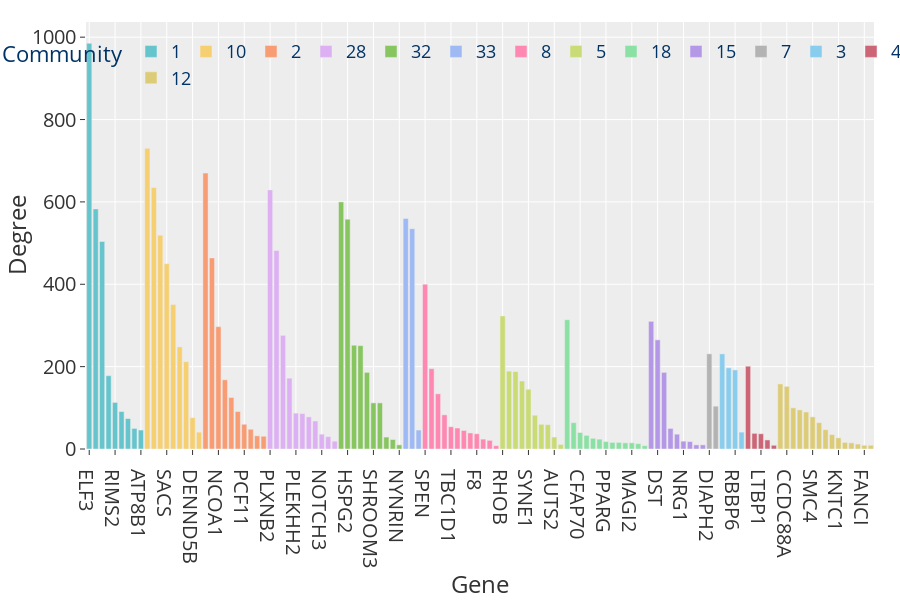

Write notebook code for a chart like this one.
### Code cell
col = "degree_t"
sel_com_genes["degree_t"] = network_stats["degree_t"]
sel_com_genes.sort_values(by="degree_t", ascending=False, inplace=True)
sel_com_genes["max_b"] = sel_com_genes["max_b"].astype(str)
colors = px.colors.qualitative.Pastel + px.colors.qualitative.Safe
fig = px.bar(sel_com_genes.reset_index(names="gene"), x="gene", y=col, color="max_b", color_discrete_sequence=colors)
fig = fig.update_layout(
    title="",
    legend=dict(
        title="Community",
        orientation="h",
        yanchor="middle",
        xanchor="center",
        y=0.90,
        x=0.5,
        bgcolor="rgba(0,0,0,0)",
        font=dict(size=18, color="#003366"),
    ),
    yaxis=dict(tickfont=dict(size=20), title="Degree"),
    xaxis=dict(tickfont=dict(size=20), title="Gene"),
    font=dict(size=20),
    height=600,
)

## To show more genes
# fig.update_layout(
#     xaxis=dict(tickmode="linear", tick0=0, dtick=1),
# )
save_fig(name="SmallCom_gene", fig=fig, base_path=figures_path, width=1300, height=600, margin=0.02)

### Figure 1 — Plotly figure (JSON) as saved in the notebook; plotly's stock layout.template omitted (floating-point values rounded to 4 significant figures)
{"data": [{"alignmentgroup": "True", "hovertemplate": "max_b=1<br>gene=%{x}<br>degree_t=%{y}<extra></extra>", "legendgroup": "1", "marker": {"color": "rgb(102, 197, 204)", "pattern": {"shape": ""}}, "name": "1", "offsetgroup": "1", "orientation": "v", "showlegend": true, "textposition": "auto", "type": "bar", "x": ["ELF3", "CHD2", "KLF5", "ABCC5", "RIMS2", "EPHA2", "AKAP13", "TIAM1", "ATP8B1"], "xaxis": "x", "y": [985, 583, 504, 178, 113, 91, 74, 50, 46], "yaxis": "y"}, {"alignmentgroup": "True", "hovertemplate": "max_b=10<br>gene=%{x}<br>degree_t=%{y}<extra></extra>", "legendgroup": "10", "marker": {"color": "rgb(246, 207, 113)", "pattern": {"shape": ""}}, "name": "10", "offsetgroup": "10", "orientation": "v", "showlegend": true, "textposition": "auto", "type": "bar", "x": ["COL7A1", "MYH10", "FN1", "SACS", "PRKDC", "LAMA3", "SF3B3", "DENND5B", "RASAL2"], "xaxis": "x", "y": [730, 635, 519, 450, 351, 248, 212, 76, 41], "yaxis": "y"}, {"alignmentgroup": "True", "hovertemplate": "max_b=2<br>gene=%{x}<br>degree_t=%{y}<extra></extra>", "legendgroup": "2", "marker": {"color": "rgb(248, 156, 116)", "pattern": {"shape": ""}}, "name": "2", "offsetgroup": "2", "orientation": "v", "showlegend": true, "textposition": "auto", "type": "bar", "x": ["AHR", "CREBBP", "NCOA1", "TACC2", "PAN2", "TP53BP2", "PCF11", "ITSN2", "ACACB", "DOT1L"], "xaxis": "x", "y": [670, 464, 297, 168, 125, 91, 60, 48, 32, 31], "yaxis": "y"}, {"alignmentgroup": "True", "hovertemplate": "max_b=28<br>gene=%{x}<br>degree_t=%{y}<extra></extra>", "legendgroup": "28", "marker": {"color": "rgb(220, 176, 242)", "pattern": {"shape": ""}}, "name": "28", "offsetgroup": "28", "orientation": "v", "showlegend": true, "textposition": "auto", "type": "bar", "x": ["PLXNB2", "DMXL2", "SMCHD1", "SCRIB", "PLEKHH2", "PTPRM", "RALGAPA2", "PPL", "NOTCH3", "PLEKHA7", "AFF1"], "xaxis": "x", "y": [629, 482, 276, 172, 87, 86, 78, 68, 36, 30, 19], "yaxis": "y"}, {"alignmentgroup": "True", "hovertemplate": "max_b=32<br>gene=%{x}<br>degree_t=%{y}<extra></extra>", "legendgroup": "32", "marker": {"color": "rgb(135, 197, 95)", "pattern": {"shape": ""}}, "name": "32", "offsetgroup": "32", "orientation": "v", "showlegend": true, "textposition": "auto", "type": "bar", "x": ["RNF213", "HSPG2", "EPG5", "MPDZ", "CDKN2A", "SHROOM3", "PARP14", "OAS2", "ZNFX1", "NYNRIN"], "xaxis": "x", "y": [600, 558, 252, 251, 186, 112, 112, 29, 23, 10], "yaxis": "y"}, {"alignmentgroup": "True", "hovertemplate": "max_b=33<br>gene=%{x}<br>degree_t=%{y}<extra></extra>", "legendgroup": "33", "marker": {"color": "rgb(158, 185, 243)", "pattern": {"shape": ""}}, "name": "33", "offsetgroup": "33", "orientation": "v", "showlegend": true, "textposition": "auto", "type": "bar", "x": ["TRANK1", "VPS13D", "LAMA4"], "xaxis": "x", "y": [560, 535, 46], "yaxis": "y"}, {"alignmentgroup": "True", "hovertemplate": "max_b=8<br>gene=%{x}<br>degree_t=%{y}<extra></extra>", "legendgroup": "8", "marker": {"color": "rgb(254, 136, 177)", "pattern": {"shape": ""}}, "name": "8", "offsetgroup": "8", "orientation": "v", "showlegend": true, "textposition": "auto", "type": "bar", "x": ["SPEN", "SMG1", "PCNT", "HIVEP2", "TBC1D1", "MXRA5", "HIVEP1", "PRDM2", "F8", "HIVEP3", "TRERF1", "SORL1"], "xaxis": "x", "y": [400, 195, 134, 83, 54, 51, 45, 39, 37, 24, 21, 8], "yaxis": "y"}, {"alignmentgroup": "True", "hovertemplate": "max_b=5<br>gene=%{x}<br>degree_t=%{y}<extra></extra>", "legendgroup": "5", "marker": {"color": "rgb(201, 219, 116)", "pattern": {"shape": ""}}, "name": "5", "offsetgroup": "5", "orientation": "v", "showlegend": true, "textposition": "auto", "type": "bar", "x": ["RHOB", "OBSCN", "HRAS", "BRD2", "SYNE1", "UTRN", "LRRCC1", "PPRC1", "AUTS2", "MAGI3"], "xaxis": "x", "y": [323, 189, 188, 165, 145, 82, 60, 59, 29, 11], "yaxis": "y"}, {"alignmentgroup": "True", "hovertemplate": "max_b=18<br>gene=%{x}<br>degree_t=%{y}<extra></extra>", "legendgroup": "18", "marker": {"color": "rgb(139, 224, 164)", "pattern": {"shape": ""}}, "name": "18", "offsetgroup": "18", "orientation": "v", "showlegend": true, "textposition": "auto", "type": "bar", "x": ["FRY", "MYO1F", "CFAP70", "ADGRV1", "EFCAB5", "RERE", "PPARG", "PLCB1", "SIPA1L2", "PTCH1", "MAGI2", "NLRC5", "ZFC3H1"], "xaxis": "x", "y": [314, 64, 40, 33, 26, 24, 18, 16, 16, 15, 15, 13, 8], "yaxis": "y"}, {"alignmentgroup": "True", "hovertemplate": "max_b=15<br>gene=%{x}<br>degree_t=%{y}<extra></extra>", "legendgroup": "15", "marker": {"color": "rgb(180, 151, 231)", "pattern": {"shape": ""}}, "name": "15", "offsetgroup": "15", "orientation": "v", "showlegend": true, "textposition": "auto", "type": "bar", "x": ["PLEC", "DST", "ITPR2", "DYNC2H1", "DOCK4", "NRG1", "TP63", "FASN", "MCM4"], "xaxis": "x", "y": [310, 265, 186, 50, 36, 19, 18, 10, 10], "yaxis": "y"}, {"alignmentgroup": "True", "hovertemplate": "max_b=7<br>gene=%{x}<br>degree_t=%{y}<extra></extra>", "legendgroup": "7", "marker": {"color": "rgb(179, 179, 179)", "pattern": {"shape": ""}}, "name": "7", "offsetgroup": "7", "orientation": "v", "showlegend": true, "textposition": "auto", "type": "bar", "x": ["DIAPH2", "ZFP36L2"], "xaxis": "x", "y": [231, 104], "yaxis": "y"}, {"alignmentgroup": "True", "hovertemplate": "max_b=3<br>gene=%{x}<br>degree_t=%{y}<extra></extra>", "legendgroup": "3", "marker": {"color": "rgb(136, 204, 238)", "pattern": {"shape": ""}}, "name": "3", "offsetgroup": "3", "orientation": "v", "showlegend": true, "textposition": "auto", "type": "bar", "x": ["SYNE2", "FGFR3", "RBBP6", "SPAG17"], "xaxis": "x", "y": [231, 197, 192, 41], "yaxis": "y"}, {"alignmentgroup": "True", "hovertemplate": "max_b=42<br>gene=%{x}<br>degree_t=%{y}<extra></extra>", "legendgroup": "42", "marker": {"color": "rgb(204, 102, 119)", "pattern": {"shape": ""}}, "name": "42", "offsetgroup": "42", "orientation": "v", "showlegend": true, "textposition": "auto", "type": "bar", "x": ["LRP1", "NAV2", "LTBP1", "CSPG4", "XPOT"], "xaxis": "x", "y": [201, 38, 37, 22, 9], "yaxis": "y"}, {"alignmentgroup": "True", "hovertemplate": "max_b=12<br>gene=%{x}<br>degree_t=%{y}<extra></extra>", "legendgroup": "12", "marker": {"color": "rgb(221, 204, 119)", "pattern": {"shape": ""}}, "name": "12", "offsetgroup": "12", "orientation": "v", "showlegend": true, "textposition": "auto", "type": "bar", "x": ["FAT2", "CCDC88A", "DSP", "BRCA1", "UTP20", "SMC4", "ATAD2", "STIL", "DOCK7", "KNTC1", "BUB1", "KIF13A", "MDC1", "FANCI", "CNTLN"], "xaxis": "x", "y": [158, 152, 100, 95, 90, 78, 64, 47, 35, 27, 16, 15, 12, 9, 9], "yaxis": "y"}], "layout": {"barmode": "relative", "font": {"size": 20}, "height": 600, "legend": {"bgcolor": "rgba(0,0,0,0)", "font": {"color": "#003366", "size": 18}, "orientation": "h", "title": {"text": "Community"}, "tracegroupgap": 0, "x": 0.5, "xanchor": "center", "y": 0.9, "yanchor": "middle"}, "margin": {"b": 0, "l": 26, "r": 26, "t": 22}, "title": {"text": ""}, "xaxis": {"anchor": "y", "domain": [0, 1], "tickfont": {"size": 20}, "title": {"text": "Gene"}}, "yaxis": {"anchor": "x", "domain": [0, 1], "tickfont": {"size": 20}, "title": {"text": "Degree"}}}}
